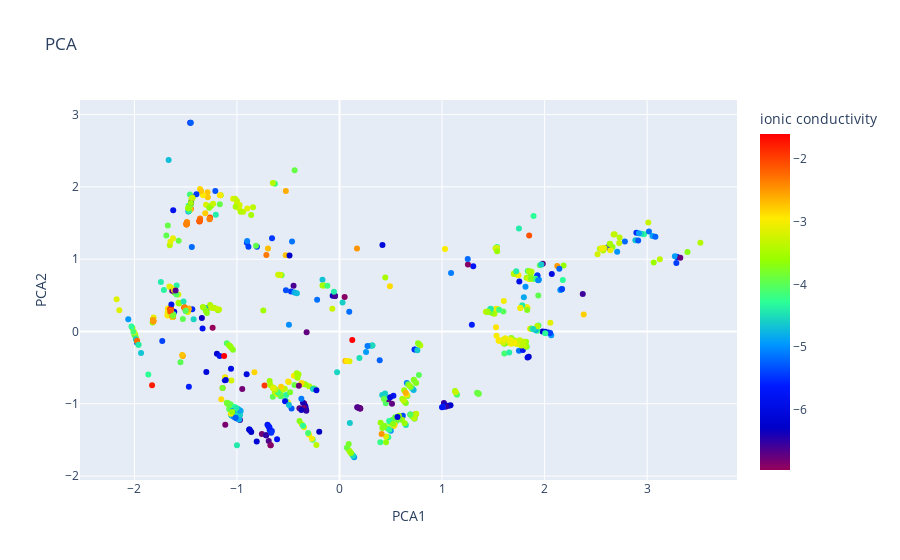

The code cell stored with this chart in its notebook:
### Code cell
import plotly.express as px

fig = px.scatter(df_pca, x='PCA1', y='PCA2', color='ionic conductivity', color_continuous_scale='rainbow',opacity=1,
                 title='PCA', hover_data=['formula', 'space group', 'ionic conductivity'])
fig.show()

### Figure 1 — Plotly figure (JSON) as saved in the notebook; plotly's stock layout.template omitted (floating-point values rounded to 4 significant figures; data arrays with more than 128 entries replaced by an {"elided": "..."} marker saying what was removed)
{"data": [{"customdata": {"elided": "718x3 mixed values"}, "hovertemplate": "PCA1=%{x}<br>PCA2=%{y}<br>formula=%{customdata[0]}<br>space group=%{customdata[1]}<br>ionic conductivity=%{marker.color}<extra></extra>", "legendgroup": "", "marker": {"color": {"elided": "718 float values"}, "coloraxis": "coloraxis", "opacity": 1, "symbol": "circle"}, "mode": "markers", "name": "", "orientation": "v", "showlegend": false, "type": "scatter", "x": {"elided": "718 float values"}, "xaxis": "x", "y": {"elided": "718 float values"}, "yaxis": "y"}], "layout": {"coloraxis": {"colorbar": {"title": {"text": "ionic conductivity"}}, "colorscale": [[0, "rgb(150,0,90)"], [0.125, "rgb(0,0,200)"], [0.25, "rgb(0,25,255)"], [0.375, "rgb(0,152,255)"], [0.5, "rgb(44,255,150)"], [0.625, "rgb(151,255,0)"], [0.75, "rgb(255,234,0)"], [0.875, "rgb(255,111,0)"], [1, "rgb(255,0,0)"]]}, "legend": {"tracegroupgap": 0}, "title": {"text": "PCA"}, "xaxis": {"anchor": "y", "domain": [0, 1], "title": {"text": "PCA1"}}, "yaxis": {"anchor": "x", "domain": [0, 1], "title": {"text": "PCA2"}}}}
